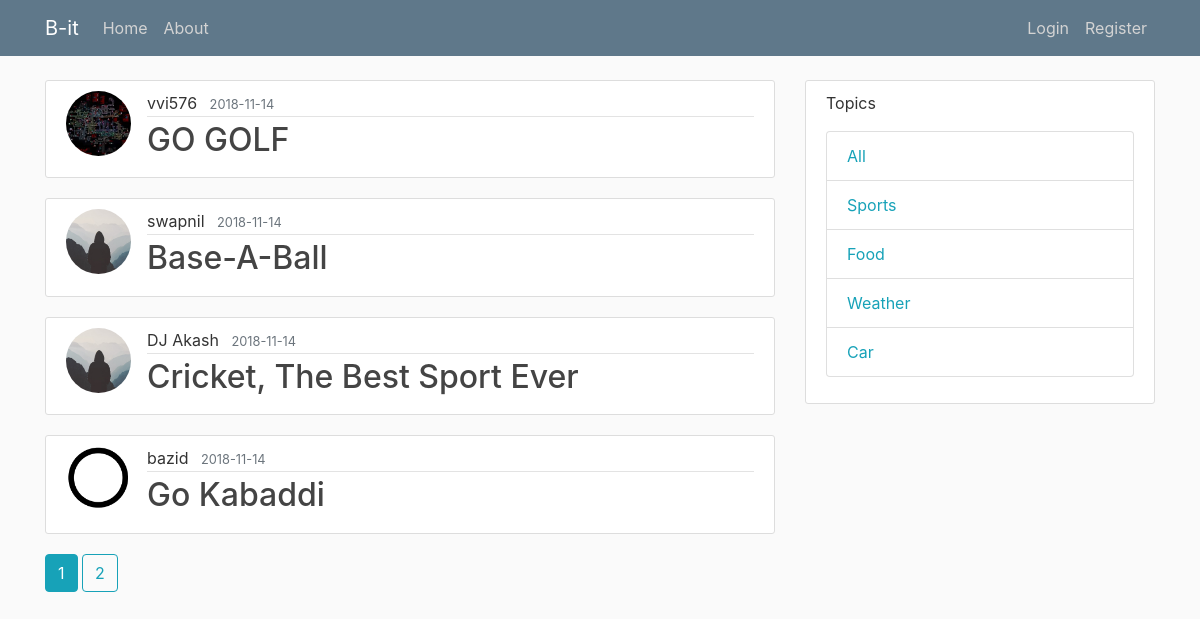
Screenshot of /home/Sports with the database file from the repository.
### bit/models.py (models this page shows, shortened)
class Post(db.Model):
	id=db.Column(db.Integer,primary_key=True)
	dateposted=db.Column(db.DateTime,nullable=False,default=datetime.utcnow)
	title=db.Column(db.String(30),nullable=False)
	content=db.Column(db.Text,nullable=False)
	topic=db.Column(db.String(10),nullable=False)
	user_id = db.Column(db.Integer, db.ForeignKey('user.id'), nullable=False)

class User(db.Model,UserMixin):
	id=db.Column(db.Integer,primary_key=True)
	username=db.Column(db.String(20),unique=True,nullable=False)
	email=db.Column(db.String(120),unique=True,nullable=False)
	password=db.Column(db.String(20),nullable=False)
	profile_pic=db.Column(db.String(30),nullable=False,default="default.jpg")
	posts = db.relationship('Post', backref='author', lazy=True)

### bit/routes.py (the view)
@app.route("/home/<info_to_display>")
def filter_home(info_to_display):
	pages=request.args.get('page',1,type=int)
	posts=Post.query.filter_by(topic=info_to_display).order_by(Post.dateposted.desc()).paginate(page=pages,per_page=4)
	return render_template("homepage.html",display_info=posts,topic=info_to_display)

### bit/templates/homepage.html
{% extends "layout.html" %}
{% block content %}
	{% for post in display_info.items %}
	<div class="media content-section">
		<img class="rounded-circle article-img" src="{{ url_for('static',filename='Profile/'+post.author.profile_pic) }}"/>
		<div class="media-body">
		<div class="article-metadata">
			<a class="mr-2">{{ post.author.username }}</a>
			<small class="text-muted">{{ post.dateposted.strftime("%Y-%m-%d") }}</small>
		</div>
		<h2><a class="article-title" href="{{ url_for('post',post_id=post.id) }}">{{ post.title }}</a></h2>
		</div>
	</div>
	{% endfor %}
	{% for pageNum in display_info.iter_pages(right_edge=1,left_edge=1,left_current=1,right_current=2) %}
		{% if pageNum%}
			{% if pageNum==display_info.page %}
				{% if topic=="all" %}
					<a class="btn btn-info mb-4" href="{{ url_for('home',page=pageNum) }}">{{pageNum}}</a>
				{% else %}
					<a class="btn btn-info mb-4" href="{{ url_for('filter_home',page=pageNum,info_to_display=topic) }}">{{pageNum}}</a>
				{% endif %}
			{% else %}
				{% if topic=="all" %}
					<a class="btn btn-outline-info mb-4" href="{{ url_for('home',page=pageNum) }}">{{pageNum}}</a>
				{% else %}
					<a class="btn btn-outline-info mb-4" href="{{ url_for('filter_home',page=pageNum,info_to_display=topic) }}">{{pageNum}}</a>
				{% endif %}
			{% endif %}
		{% else %}
			...
		{% endif %}
	{% endfor %}
{% endblock content%}

### bit/static/main.css (style rules this page uses)
body { background: #fafafa; color: #333333; margin-top: 5rem; }
h1, h2, h3, h4, h5, h6 { color: #444444; }
.content-section { background: #ffffff; padding: 10px 20px; border: 1px solid #dddddd; border-radius: 3px; margin-bottom: 20px; }
.article-title { color: #444444; }
.article-img { height: 65px; width: 65px; margin-right: 16px; }
.article-metadata { padding-bottom: 1px; margin-bottom: 4px; border-bottom: 1px solid #e3e3e3 }

### rows the page displays
Post: profile_pic (picture), author.username "vvi576", dateposted "2018-11-14", title "GO GOLF"
Post: profile_pic (placeholder picture), author.username "swapnil", dateposted "2018-11-14", title "Base-A-Ball"
Post: profile_pic (placeholder picture), author.username "DJ Akash", dateposted "2018-11-14", title "Cricket, The Best Sport Ever"
Post: profile_pic (picture), author.username "bazid", dateposted "2018-11-14", title "Go Kabaddi"

### other values shown
{{ pageNum }} "1"
{{ pageNum }} "2"
